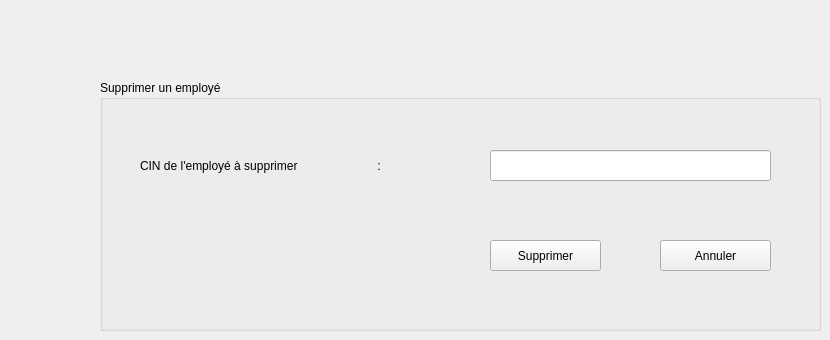
    <widget class="QWidget" name="Supprimer">
     <attribute name="title">
      <string>Supprimer</string>
     </attribute>
     <widget class="QGroupBox" name="groupBox_supprimer">
      <property name="geometry">
       <rect>
        <x>100</x>
        <y>80</y>
        <width>721</width>
        <height>251</height>
       </rect>
      </property>
      <property name="title">
       <string>Supprimer un employé</string>
      </property>
      <widget class="QLabel" name="label_CIN_4">
       <property name="geometry">
        <rect>
         <x>40</x>
         <y>70</y>
         <width>281</width>
         <height>31</height>
        </rect>
       </property>
       <property name="text">
        <string>CIN de l'employé à supprimer                        :</string>
       </property>
      </widget>
      <widget class="QLineEdit" name="lineEdit_CIN_4">
       <property name="geometry">
        <rect>
         <x>390</x>
         <y>70</y>
         <width>281</width>
         <height>31</height>
        </rect>
       </property>
      </widget>
      <widget class="QPushButton" name="pushButton_supprimer">
       <property name="geometry">
        <rect>
         <x>390</x>
         <y>160</y>
         <width>111</width>
         <height>31</height>
        </rect>
       </property>
       <property name="text">
        <string>Supprimer</string>
       </property>
      </widget>
      <widget class="QPushButton" name="pushButton_annuler_3">
       <property name="geometry">
        <rect>
         <x>560</x>
         <y>160</y>
         <width>111</width>
         <height>31</height>
        </rect>
       </property>
       <property name="text">
        <string>Annuler</string>
       </property>
      </widget>
     </widget>
    </widget>
